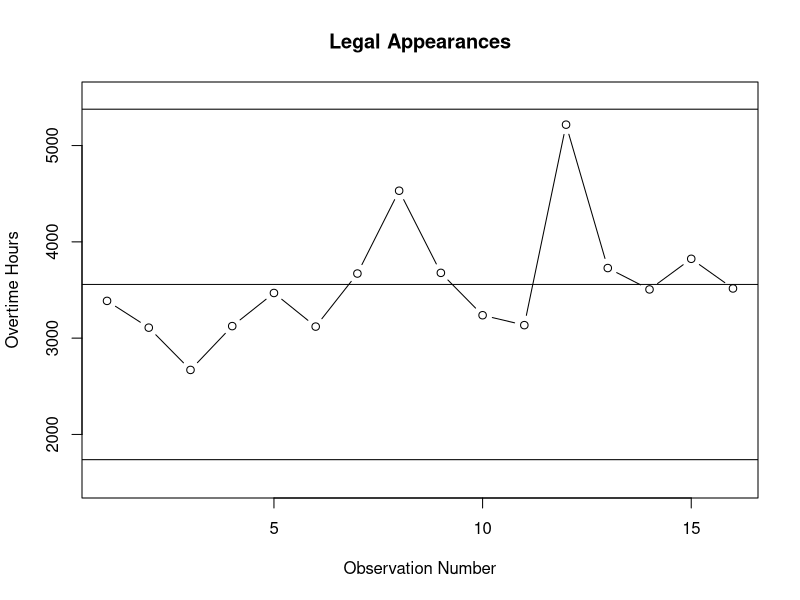
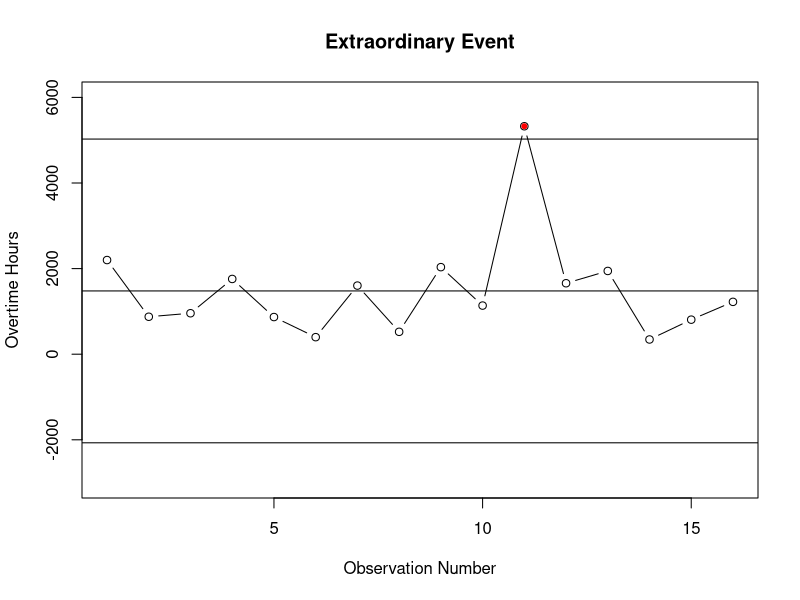
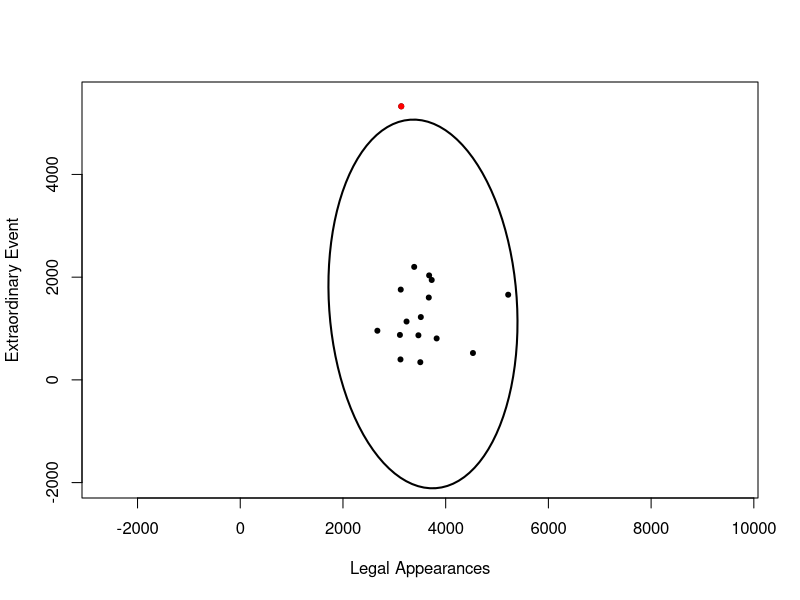
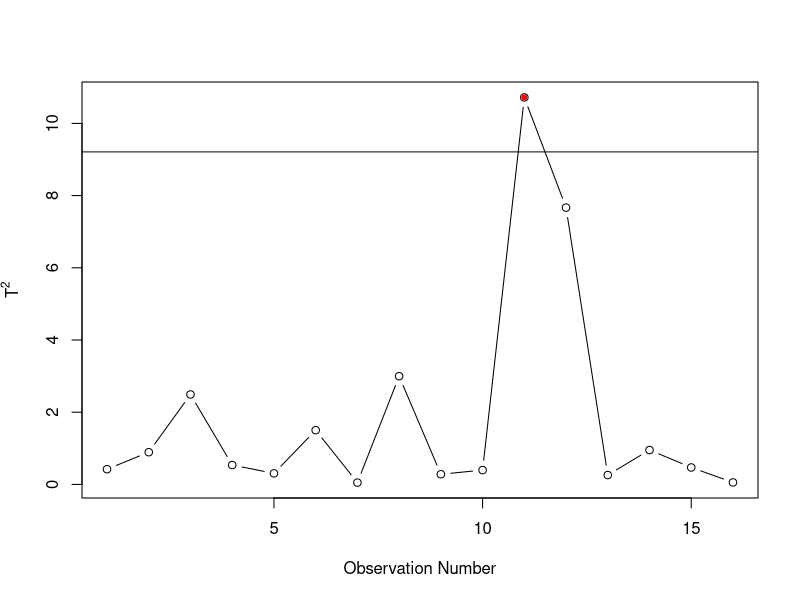

The R source for these figures, in order:
####
#### For each of n = 16 time periods, we have the number of overtime hours of 5 types in 
#### the Madison, Wisconsin police department. The overtime types are (1) legal appear-
#### ances, (2) extraordinary event, (3) holdover, (4) compensatory overtime allowed 
#### (COA), and (5) meetings. 
####

library(plotrix)

##
## Input data.
##

X <- as.matrix(read.delim("T5-8.DAT", header = FALSE, sep = ""))
n <- nrow(X)
p <- ncol(X)
colnames(X) <- c("legal", "extra", "holdover", "coa", "meeting")

## Summary statistics.
X_bar <- colMeans(X)
S <- var(X)

## X-bar charts for legal appearances and extraordinary event overtime types. 
pdf("figures/overtime_legal.pdf")
plot(X[, 1], ylim = c(1500, 5500), xlab = "Observation Number", ylab = "Overtime Hours", 
  main = "Legal Appearances", type = "b")
abline(X_bar[1], 0)
abline(X_bar[1] - 3 * sqrt(S[1, 1]), 0)
abline(X_bar[1] + 3 * sqrt(S[1, 1]), 0)
dev.off()

pdf("figures/overtime_extra.pdf")
plot(X[, 2], ylim = c(-3000, 6000), xlab = "Observation Number", ylab = "Overtime Hours", 
  main = "Extraordinary Event", type = "b")
points(11, X[11, 2], pch = 20, col = "red")
abline(X_bar[2], 0)
abline(X_bar[2] - 3 * sqrt(S[2, 2]), 0)
abline(X_bar[2] + 3 * sqrt(S[2, 2]), 0)
dev.off()

## An ellipse format chart for legal appearances and extraordinary event overtime types.
d2 <- rep(NA, n)
for(i in 1:n) 
  d2[i] <- t(X[i, 1:2] - X_bar[1:2]) %*% solve(S[1:2, 1:2]) %*% (X[i, 1:2] - X_bar[1:2])
c2 <- qchisq(0.99, 2)
  
ee <- eigen(S[1:2, 1:2])
lambda <- ee$values
ee <- ee$vectors
theta <- atan(ee[2, 1] / ee[1, 1]) * 57.2957795

pdf("figures/overtime_ellipse.pdf")
plot(c(1500, 5500), c(-2000, 5500), xlab = "Legal Appearances", 
  ylab = "Extraordinary Event", asp = 1, type = "n")
draw.ellipse(X_bar[1], X_bar[2], sqrt(c2 * lambda[1]), sqrt(c2 * lambda[2]), 
  angle = theta, lwd = 2)
points(X[, 1:2], pch = 20)
points(X[11, 1], X[11, 2], pch = 20, col = "red")
dev.off()

## A T2 chart for legal appearances and extraordinary event overtime types. This could 
## also be done for > 2 variables.
pdf("figures/overtime_T2.pdf")
plot(d2, xlab = "Observation Number", ylab = expression(T^2), type = "b")
points(11, d2[11], pch = 20, col = "red")
abline(c2, 0)
dev.off()
